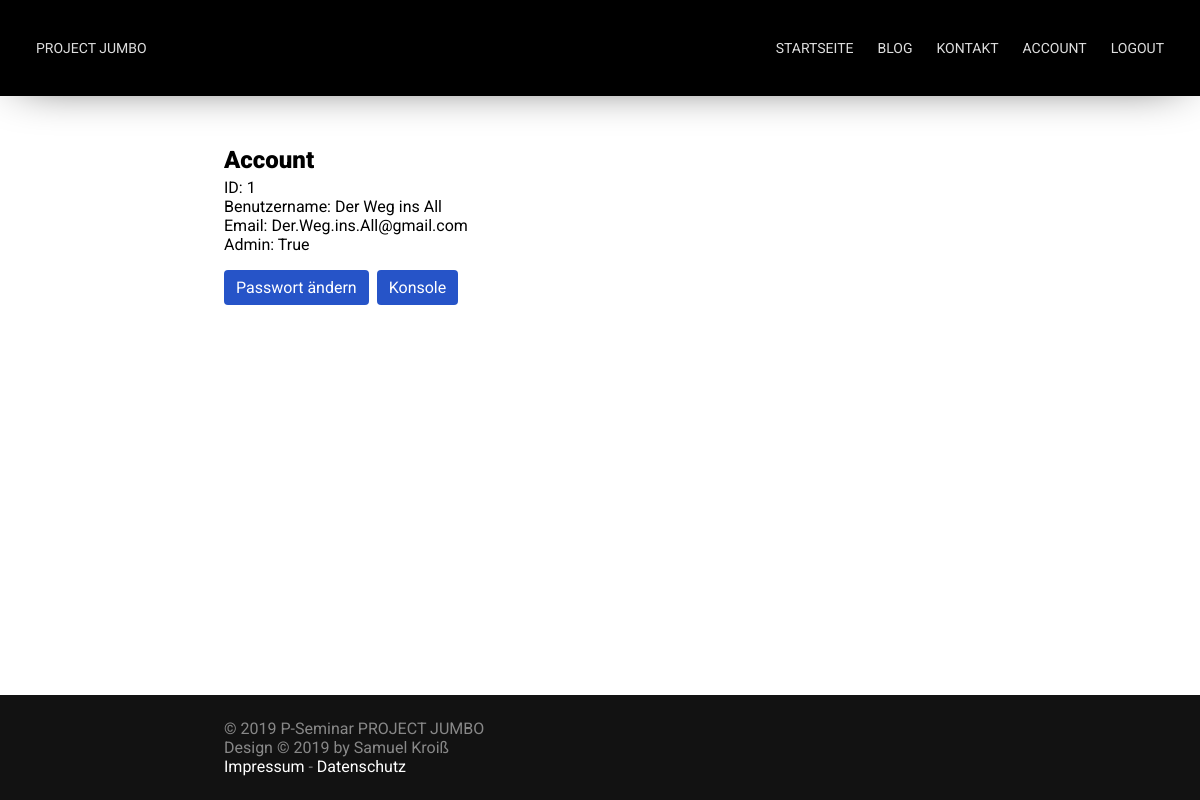
Page /user (signed in) on the committed database.
### app/models.py (models this page shows, shortened)
class User(db.Model):
    id = db.Column(db.Integer, primary_key=True)
    username = db.Column(db.String(64), nullable=False, unique=True)
    password_hash = db.Column(db.String(120))
    email = db.Column(db.String, nullable=False, unique=True)
    admin_acc = db.Column(db.Boolean, default=False, nullable=False)
    is_active = True
    is_authenticated = True

### app/routes.py (the view)
@app.route('/user', methods=['GET'])
@login_required
def user_page():
    return render_template('user_page.html', title='User')

### app/models.py (called while the page is built)
@login.user_loader
def load_user(id):
    return User.query.get(id)

### templates/user_page.html (shortened to what this page needs)
{% extends 'base.html' %}
{% block content %}
	<h1>Account</h1>
    <p>ID: {{ current_user.id }}</p>
    <p>Benutzername: {{ current_user.username }}</p>
    <p>Email: {{ current_user.email }}</p>
    <p>Admin: {{ current_user.admin_acc }}</p>
    <span class="button"><a href="{{ url_for('change_password') }}">Passwort ändern</a></span></a>
    {% if current_user.admin_acc == true %}
    <span class="button"><a href="{{ url_for('admin') }}">Konsole</a></span>
    {% endif %}
{% endblock %}

### static/css/main.css (style rules this page uses)
* { margin: 0; padding: 0; font-family: 'Roboto', sans-serif; font-size: 16px; font-weight: 400; text-decoration: none; scroll-behavior: smooth; }
body { width: 100%; height: 100%; overflow-x: hidden; overflow-y: scroll; }
span.button { padding: 8px 12px; cursor: pointer; background: #2654C8; color: #FFFFFF; border: none; transition: background 200ms; box-sizing: border-box; display: inline-block; border-radius: 4px; margin: 16px 4px 16px 0; }
span.button, span.button a { color: #FFFFFF !important; }
#content a, b { display: inline; padding: 0; }
#content * a { color: #006699; }
#content h1, #content h2 { font-size: 24px; font-weight: 900; padding-bottom: 4px; }

### static/css/nav.css (style rules this page uses)
:root { --link-color: #DEDEDE; }

### rows in the picture
User: id "1", username "Der Weg ins All", email "Der.Weg.ins.All@gmail.com", admin_acc "True"
